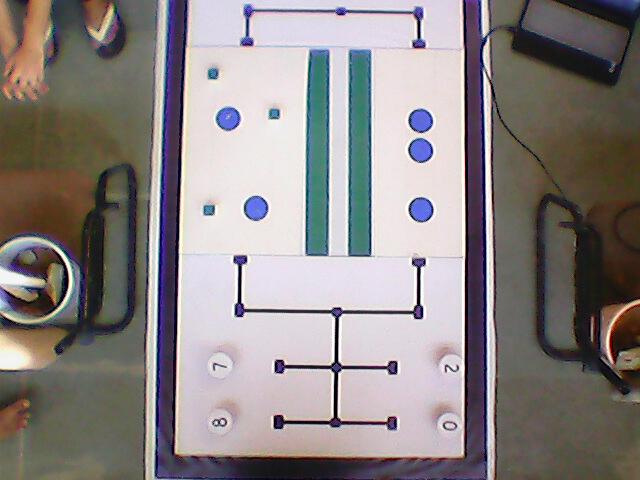
#> input picture EXPERIMENTATION/JustForFun/19.jpg, 640 x 480 px
$ python 'main - Copy.py'
#> lines starting #> are read from the running program, lines starting #| are printed output that depends on the picture
# -*- coding: utf-8 -*-
"""
**************************************************************************
*                  IMAGE PROCESSING (e-Yantra 2016)
*                  ================================
*  This software is intended to teach image processing concepts
*
*  MODULE: Task1C
*  Filename: getCellVal.py
*  Version: 1.0.0
*  Date: October 13, 2016
*
*  Author: Jayant Solanki, e-Yantra Project, Department of Computer Science
*  and Engineering, Indian Institute of Technology Bombay.
*
*  Software released under Creative Commons CC BY-NC-SA
*
*  For legal information refer to:
*        http://creativecommons.org/licenses/by-nc-sa/4.0/legalcode
*
*
*  This software is made available on an “AS IS WHERE IS BASIS”.
*  Licensee/end user indemnifies and will keep e-Yantra indemnified from
*  any and all claim(s) that emanate from the use of the Software or
*  breach of the terms of this agreement.
*
*  e-Yantra - An MHRD project under National Mission on Education using
*  ICT(NMEICT)
*
**************************************************************************
"""
import cv2
import numpy as np
from matplotlib import pyplot as plt
img = cv2.imread('19.jpg',0)
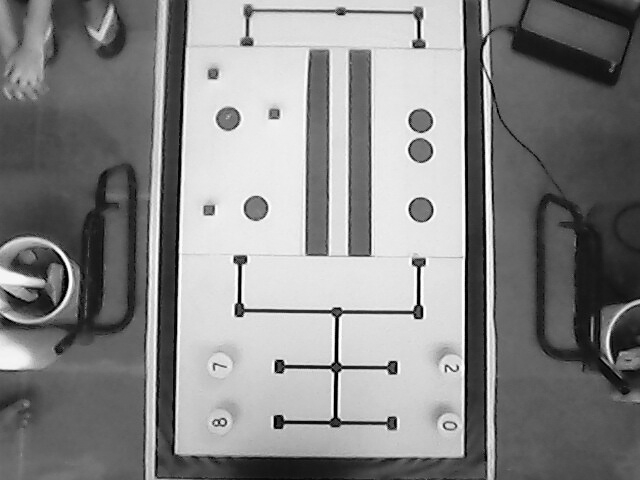
#> img: shape (480, 640); min 0, max 255, mean 134.5
img2 = img.copy()
template = cv2.imread('digits/7.jpg',0)
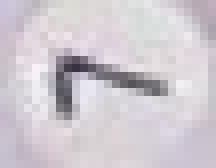
#> input picture EXPERIMENTATION/JustForFun/digits/7.jpg, 27 x 21 px (shown 8 times larger)
#> template: shape (21, 27); min 53, max 244, mean 203.7
w, h = template.shape[::-1]
#> w = 27; h = 21

# All the 6 methods for comparison in a list
methods = ['cv2.TM_CCOEFF', 'cv2.TM_CCOEFF_NORMED', 'cv2.TM_CCORR',
            'cv2.TM_CCORR_NORMED', 'cv2.TM_SQDIFF', 'cv2.TM_SQDIFF_NORMED']

for meth in methods:
    img = img2.copy()
    method = eval(meth)
    # Apply template Matching
    res = cv2.matchTemplate(img,template,method)
    min_val, max_val, min_loc, max_loc = cv2.minMaxLoc(res)
    # If the method is TM_SQDIFF or TM_SQDIFF_NORMED, take minimum
    if method in [cv2.TM_SQDIFF, cv2.TM_SQDIFF_NORMED]:
        top_left = min_loc
    else:
        top_left = max_loc
    bottom_right = (top_left[0] + w, top_left[1] + h)
    cv2.rectangle(img,top_left, bottom_right, 255, 2)
    plt.subplot(121),plt.imshow(res,cmap = 'gray')
    plt.title('Matching Result'), plt.xticks([]), plt.yticks([])
    plt.subplot(122),plt.imshow(img,cmap = 'gray')
    plt.title('Detected Point'), plt.xticks([]), plt.yticks([])
    plt.suptitle(meth)
    plt.show()
#> this loop made 6 passes
#> (min_val, max_val, min_loc, top_left, bottom_right) on passes 1 to 4: (-383872.6, 485616.6, (23, 271), (227, 249), (254, 270)), (-0.371, 0.995, (17, 394), (206, 356), (233, 377)), (2558973, 27430786, (270, 459), (278, 120), (305, 141)), (0.633, 1, (607, 330), (206, 356), (233, 377))
#> (min_val, max_val, max_loc, top_left, bottom_right) on passes 5 to 6: (4658, 19182868, (270, 459), (206, 356), (233, 377)), (0.000194, 1, (44, 0), (206, 356), (233, 377))
#> pass 1, `res = cv2.matchTemplate(img,template,method)`:
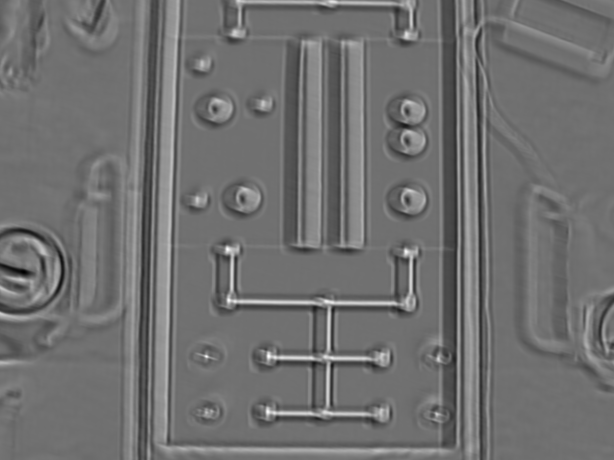
#> res: shape (460, 614) float32; min -383872.6, max 485616.6, mean -119.7; drawn with min black and max white
#> pass 1, `plt.show()`:
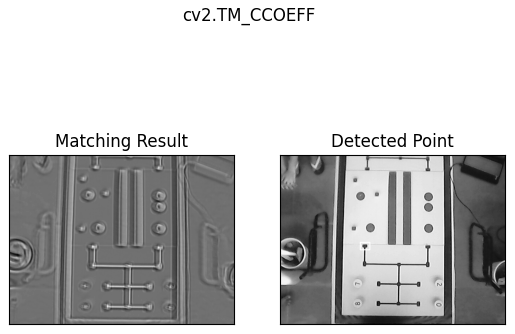
#> figure drawn by matplotlib, 2 panels
#> pass 2, `res = cv2.matchTemplate(img,template,method)`:
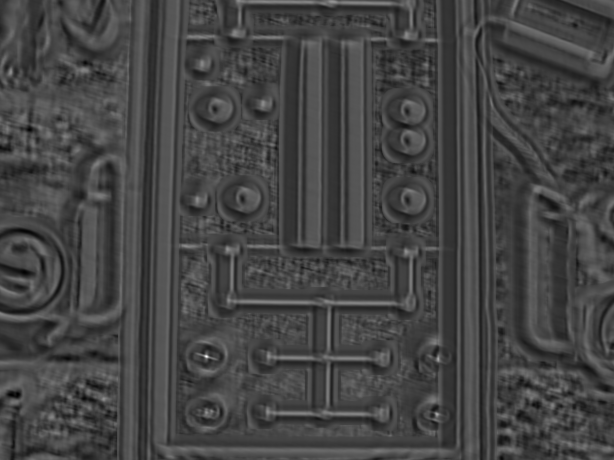
#> res: shape (460, 614) float32; min -0.371, max 0.995, mean -0.00101; drawn with min black and max white
#> pass 3, `res = cv2.matchTemplate(img,template,method)`:
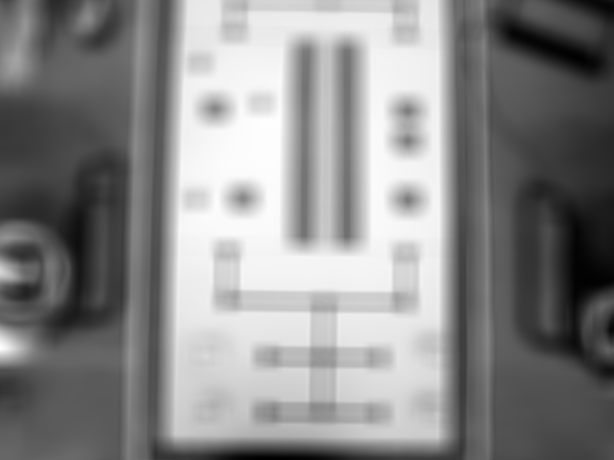
#> res: shape (460, 614) float32; min 2558973, max 27430786, mean 15936037; drawn with min black and max white
#> after the loop:
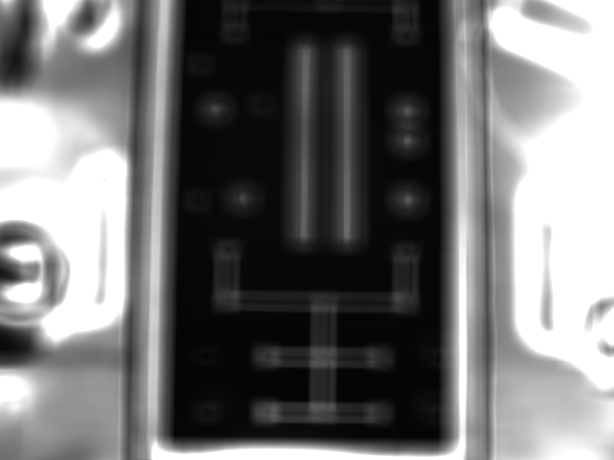
#> res: shape (460, 614) float32; min 0.000194, max 1, mean 0.45
cv2.waitKey(0)
cv2.destroyAllWindows()
